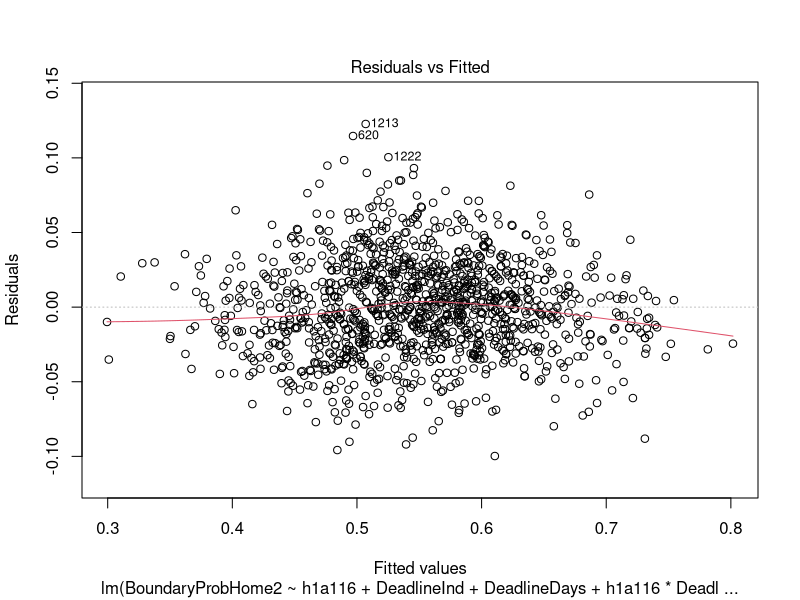
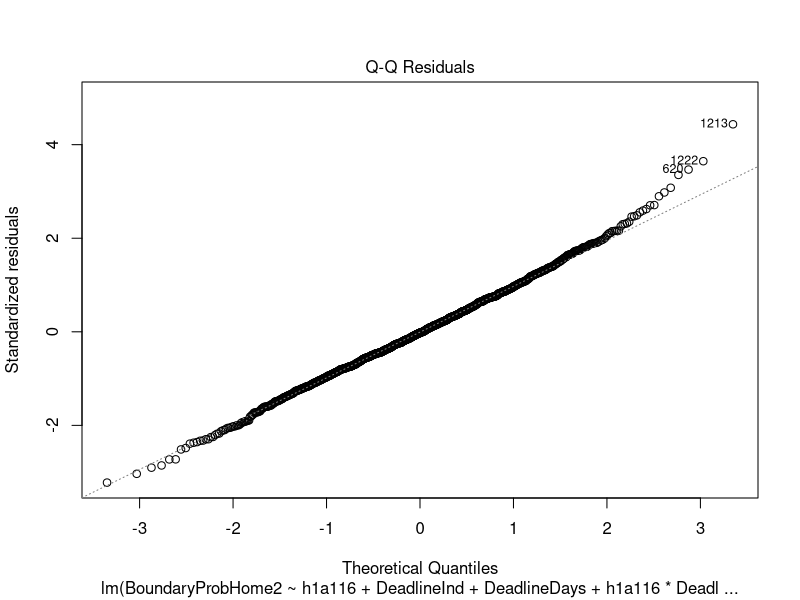
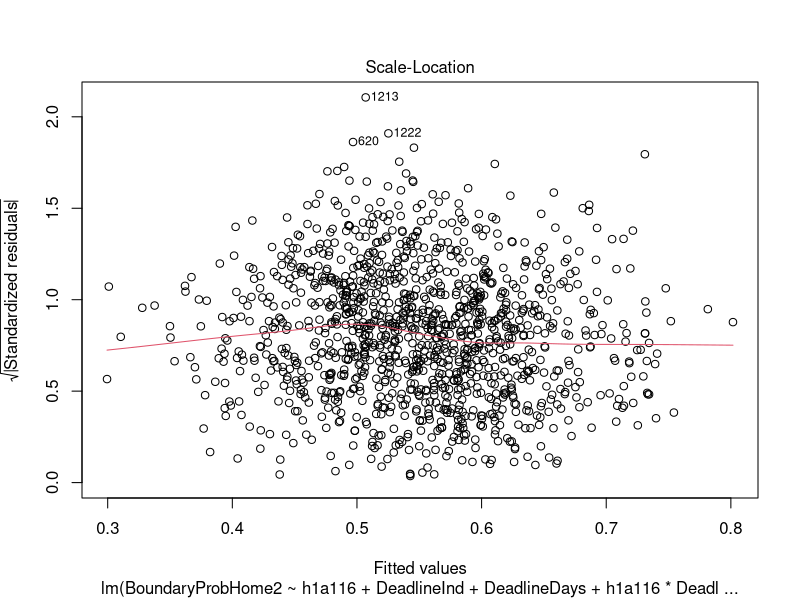
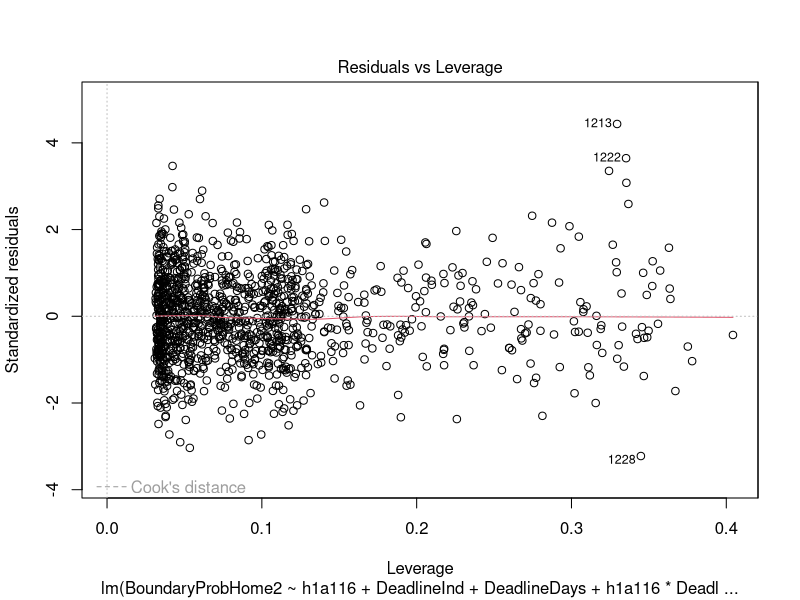
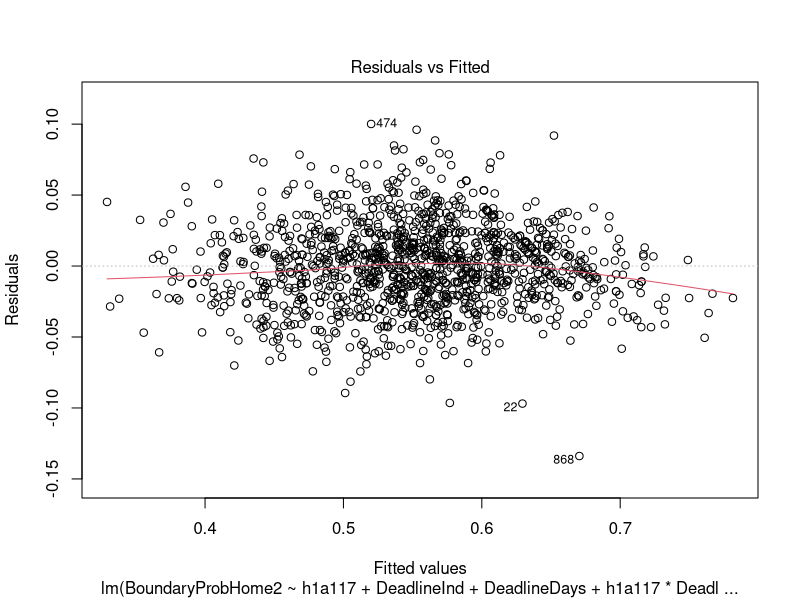
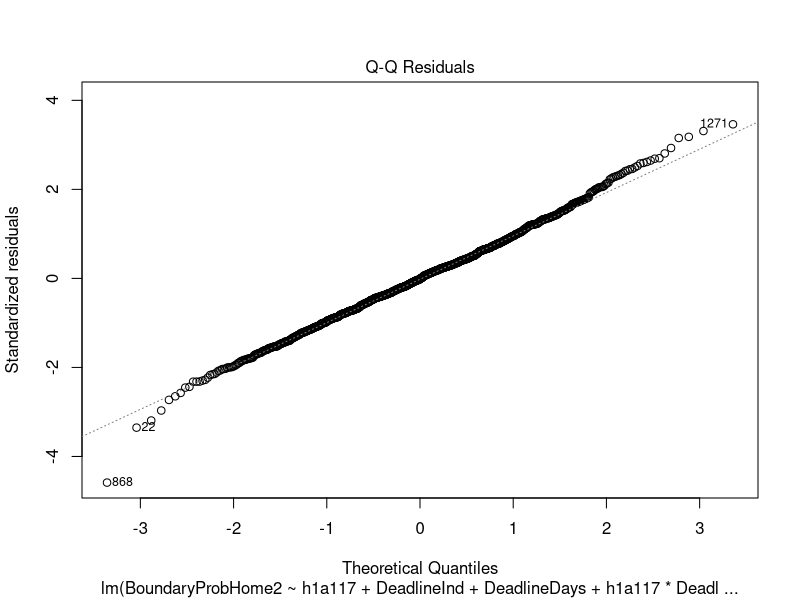
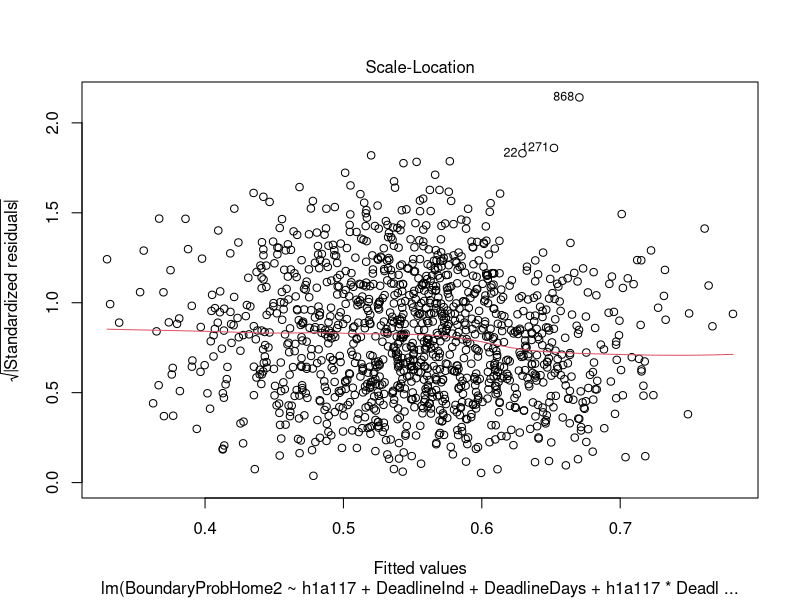
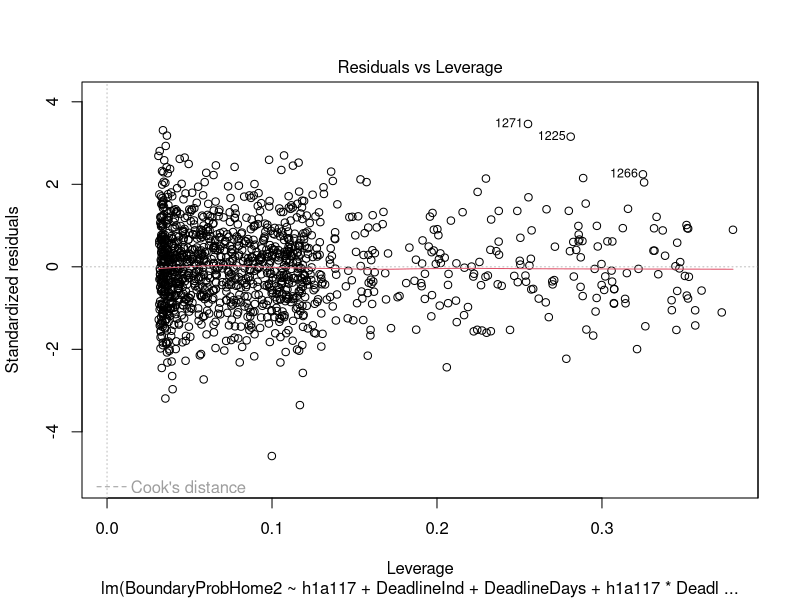

Here is the R script that generated these plots, in order:
library(tidyverse)
library(broom)
library(glmnet)


## 2016-2017
nhl_2016 <- readxl::read_xlsx("data/nhl odds 2016-17 (1).xlsx")

# trade deadline and date indicator variables
nhl_2016 <-
  nhl_2016 %>%
  mutate(Deadline = as.numeric(Date %in% c(301:611)),
         Year = as.numeric(Date %in% c(101:611)))

# adding date variable
nhl_2016 <- 
  nhl_2016 %>%
  mutate(Date = ifelse(Year == 0, paste(16, Date, sep = ""),
                       paste(17, Date, sep = "0")))

# convert date into a "date"
nhl_2016 <-
  nhl_2016 %>%
  mutate(Date = lubridate::ymd(Date))

# taking out playoff games
nhl_2016 <-
  nhl_2016 %>%
  filter(Date < "2017-4-12")

# making ID variable for game
nhl_2016$ID <- seq.int(nrow(nhl_2016))
nhl_2016 <-
  nhl_2016 %>%
  mutate(ID = as.integer(ID),
         ID = ID / 2,
         ID = ceiling(ID))

# indicator variable for days since trade deadline
nhl_2016 <-
  nhl_2016 %>%
  mutate(Deadline2 = Date - lubridate::ymd(20170301))

# make data wider - each row is one game
nhl_2016_home<- nhl_2016 %>%
  filter(VH=="H")
nhl_2016_away<-nhl_2016 %>%
  filter(VH=="V")
nhl_2016_wide<-bind_cols(nhl_2016_home,nhl_2016_away)

# tidy wider data
nhl_2016_wide <- 
  nhl_2016_wide[, c(1, 2, 22, 3, 4, 24, 5, 25, 6, 
                    26, 7, 27, 8, 28, 9, 29, 10, 30, 
                    11, 31, 12, 32, 13, 33, 14, 34, 15, 
                    35, 16, 36, 17, 18, 19, 20, 21, 23, 
                    37, 38, 39, 40)]
nhl_2016_neat <- 
  nhl_2016_wide[-c(4, 24, 27, 35:40)]

nhl_2016_neat <-
  nhl_2016_neat %>%
  rename("Date" = Date...1,
         "Rot Home Team" = Rot...2,
         "HomeTeam" =Team...4,
         "1st Home Team Goals" = `1st...5`,
         "2nd Home Team Goals" = `2nd...6`,
         "3rd Home Team Goals" = `3rd...7`,
         "FinalHome" = Final...8,
         "Open Home Team" = Open...9,
         "CloseHomeTeam" = Close...10,
         "Puck Line Home Team" = `Puck Line...11`,
         "Open OU" = `Open OU...13`,
         "Close OU" = `Close OU...35`,
         "DeadlineInd" = Deadline...17,
         "Year" = Year...18,
         "Game ID" = ID...19,
         "DeadlineDays" = Deadline2...20,
         "Rot Away Team" = Rot...22,
         "AwayTeam" =Team...24,
         "1st Away Team Goals" = `1st...25`,
         "2nd Away Team Goals" = `2nd...26`,
         "3rd Away Team Goals" = `3rd...27`,
         "FinalAway" = Final...28,
         "Open Away Team" = Open...29,
         "CloseAwayTeam" = Close...30,
         "Puck Line Away Team" = `Puck Line...31`,
  )

# market probabilities
nhl_2016_neat <-
  nhl_2016_neat %>%
  mutate(BoundaryProbHome = ifelse(CloseHomeTeam >= 100, 100/(CloseHomeTeam + 100),
                                   abs(CloseHomeTeam) / (100 + abs(CloseHomeTeam)))) 

nhl_2016_neat <-
  nhl_2016_neat %>%
  mutate(BoundaryProbAway = ifelse(CloseAwayTeam >= 100, 100/(CloseAwayTeam + 100),
                                   abs(CloseAwayTeam) / (100 + abs(CloseAwayTeam)))) 

nhl_2016 <- 
  nhl_2016 %>%
  mutate(BoundaryProb = ifelse(Close >= 100, 100/(Close + 100),
                               abs(Close) / (100 + abs(Close)))) 

nhl_2016_neat <-
  nhl_2016_neat %>%
  mutate(BoundaryProbHome2 = BoundaryProbHome / (BoundaryProbHome + BoundaryProbAway),
         BoundaryProbAway2 = BoundaryProbAway / (BoundaryProbAway + BoundaryProbHome))

# making model matrix for home team effect
h116 = model.matrix(~-1+nhl_2016_neat$HomeTeam)
a116 = model.matrix(~-1+nhl_2016_neat$AwayTeam)
h1a116 = h116-a116
h1a1_df16 <- as.data.frame(h1a116)
h1a1_df16 <-
  h1a1_df16 %>%
  mutate(ID = row_number())

# linear model
nhl_2016_neat <-
  nhl_2016_neat %>%
  mutate(DeadlineDays = as.numeric(DeadlineDays))

homeandaway_lm16 <- lm(BoundaryProbHome2 ~ h1a116 + DeadlineInd + DeadlineDays + h1a116 * DeadlineInd + h1a116 * DeadlineDays + h1a116 * DeadlineInd * DeadlineDays,
                       data = nhl_2016_neat)

summary(homeandaway_lm16)

plot(homeandaway_lm16)

# Calculating who won/lost trade deadline: Lasso
tidy_coef16 <- tidy(homeandaway_lm16)
# constructing lasso model
nhl_2016_neat <- 
  nhl_2016_neat %>%
  mutate(ID = row_number())

model_subset16 <-
  nhl_2016_neat %>%
  select("BoundaryProbHome2", "DeadlineInd",
         "DeadlineDays", "ID")

model_subset16 <-
  left_join(model_subset16, h1a1_df16, by = "ID")

model_subset16 <- subset(model_subset16, select = -ID)

# using model.matrix() function
model_y16 <-
  model_subset16$BoundaryProbHome2

model_x16 <- model.matrix(BoundaryProbHome2 ~ 
                            h1a116 + DeadlineInd + 
                            DeadlineDays + 
                            h1a116 * DeadlineInd + 
                            h1a116 * DeadlineDays + 
                            h1a116 * DeadlineInd * DeadlineDays,
                          data = model_subset16)[,-1]

# Lasso regression
fit_lasso_cv16 <- cv.glmnet(model_x16, model_y16, 
                            alpha = 1)

# finding who won/lost the trade deadline LASSO
tidy_coeffs16 <- coef(fit_lasso_cv16, s = "lambda.1se")
tidy_lasso_coef16 <- data.frame(name = tidy_coeffs16@Dimnames[[1]][tidy_coeffs16@i + 1], 
                                coefficient = tidy_coeffs16@x)

# cleaning to get coefficients
tidy_lasso_coef16 <- 
  rename(tidy_lasso_coef16, term = name)

tidy_lasso_coef16_tot <- left_join(tidy_coef16, tidy_lasso_coef16, by = "term")
tidy_lasso_coef16_2 <- tidy_lasso_coef16_tot[-c(2:5)] 
tidy_lasso_coef16_2[is.na(tidy_lasso_coef16_2)] = 0

# transposing df
tidy_lasso_coef16_2 <- t(tidy_lasso_coef16_2)
tidy_lasso_coef16_2 <- as.data.frame(tidy_lasso_coef16_2)

# tidying names
names(tidy_lasso_coef16_2) <- tidy_lasso_coef16_2[1,]
tidy_lasso_coef16_2 <- tidy_lasso_coef16_2[-1,]

# split by coefficients
hometeams <- tidy_lasso_coef16_2 %>%
  select(1:31)
deadlineind <- tidy_lasso_coef16_2 %>%
  select(DeadlineInd, 34:63)
deadlinedays <- tidy_lasso_coef16_2 %>%
  select(DeadlineDays, 64:93)
interaction <- tidy_lasso_coef16_2 %>%
  select(94:124)

# making data longer
hometeams2 <- gather(hometeams, Team, intercept, 2:31)
deadlineind2 <- gather(deadlineind, Team, deadline_indicator, 2:31)
deadlinedays2 <- gather(deadlinedays, Team, deadline_days, 2:31)
interaction2 <- gather(interaction, Team, deadline_interaction, 2:31)

# binding data set together
tidy_lasso_coef16_3 <- cbind(hometeams2, deadlineind2, deadlinedays2, interaction2)

# setting NAs to 0
tidy_lasso_coef16_3[is.na(tidy_lasso_coef16_3)] <- 0

# tidying
tidy_lasso_coef16_clean <- tidy_lasso_coef16_3[,-c(5,8,11)]
names(tidy_lasso_coef16_clean)[1] <- "main_intercept"

tidy_lasso_coef16_clean<-
  tidy_lasso_coef16_clean %>%
  mutate(
    main_intercept = as.numeric(main_intercept),
    intercept = as.numeric(intercept),
    DeadlineInd = as.numeric(DeadlineInd),
    deadline_indicator = as.numeric(deadline_indicator),
    DeadlineDays = as.numeric(DeadlineDays),
    deadline_days = as.numeric(deadline_days),
    `DeadlineInd:DeadlineDays` = as.numeric(`DeadlineInd:DeadlineDays`),
    deadline_interaction = as.numeric(deadline_interaction),
  )

tidy_lasso_coef16_fin <-
  tidy_lasso_coef16_clean %>%
  mutate(
    beforedeadline = main_intercept + intercept,
    atdeadline = main_intercept + intercept + (DeadlineInd + deadline_indicator),
    predictedend = main_intercept + intercept + (DeadlineInd + deadline_indicator) + 40 * (DeadlineDays + deadline_days + `DeadlineInd:DeadlineDays` + deadline_interaction),
    firstlinepredictedend = main_intercept + intercept + 40 * (DeadlineDays + deadline_days),
    diffat0 = atdeadline - beforedeadline,
    diffat40 = predictedend - firstlinepredictedend
  )


# saving data frame of coefficients and neat data
write.csv(tidy_lasso_coef16_fin, "data/coefs2016.csv")
write.csv(nhl_2016_neat, "data/nhl_2016_neat.csv")

# creating a "model" dataset including home team effect and Boundary Prob
h1a1_df16 <- as.data.frame(h1a116)
nhl_2016_neat <- 
  nhl_2016_neat %>%
  mutate(ID = row_number())
h1a1_df16 <-
  h1a1_df16 %>%
  mutate(ID = row_number())

model_subset16 <-
  nhl_2016_neat %>%
  select("BoundaryProbHome2", "BoundaryProbAway2", 
         "HomeTeam", 
         "AwayTeam",
         "DeadlineInd", 
         "DeadlineDays", "ID")

model_subset16 <- left_join(model_subset16, h1a1_df16,
                          by = "ID")

model_subset16 <- subset(model_subset16, select = -ID)

model_subset16 <-
  model_subset16 %>%
  mutate(DeadlineDays = as.numeric(DeadlineDays))

model_subset16 <-
  model_subset16 %>%
  rename("Anaheim" = `nhl_2016_neat$HomeTeamAnaheim`,
         "Arizona" = `nhl_2016_neat$HomeTeamArizona`,
         "Boston" =`nhl_2016_neat$HomeTeamBoston`,
         "Buffalo" = `nhl_2016_neat$HomeTeamBuffalo`,
         "Calgary" = `nhl_2016_neat$HomeTeamCalgary`,
         "Carolina" = `nhl_2016_neat$HomeTeamCarolina`,
         "Chicago" = `nhl_2016_neat$HomeTeamChicago`,
         "Colorado" = `nhl_2016_neat$HomeTeamColorado`,
         "Columbus" = `nhl_2016_neat$HomeTeamColumbus`,
         "Dallas" = `nhl_2016_neat$HomeTeamDallas`,
         "Detroit" = `nhl_2016_neat$HomeTeamDetroit`,
         "Edmonton" = `nhl_2016_neat$HomeTeamEdmonton`,
         "Florida" = `nhl_2016_neat$HomeTeamFlorida`,
         "LosAngeles" = `nhl_2016_neat$HomeTeamLosAngeles`,
         "Minnesota" = `nhl_2016_neat$HomeTeamMinnesota`,
         "Montreal" = `nhl_2016_neat$HomeTeamMontreal`,
         "Nashville" = `nhl_2016_neat$HomeTeamNashville`,
         "NewJersey" =`nhl_2016_neat$HomeTeamNewJersey`,
         "NYIslanders" = `nhl_2016_neat$HomeTeamNYIslanders`,
         "NYRangers" = `nhl_2016_neat$HomeTeamNYRangers`,
         "Ottawa" = `nhl_2016_neat$HomeTeamOttawa`,
         "Philadelphia" = `nhl_2016_neat$HomeTeamPhiladelphia`,
         "Pittsburgh" = `nhl_2016_neat$HomeTeamPittsburgh`,
         "SanJose" = `nhl_2016_neat$HomeTeamSanJose`,
         "St.Louis" = `nhl_2016_neat$HomeTeamSt.Louis`,
         "TampaBay" = `nhl_2016_neat$HomeTeamTampaBay`,
         "Toronto" = `nhl_2016_neat$HomeTeamToronto`,
         "Vancouver" = `nhl_2016_neat$HomeTeamVancouver`,
         "Washington" = `nhl_2016_neat$HomeTeamWashington`,
         "Winnipeg" = `nhl_2016_neat$HomeTeamWinnipeg`
  )


# Need to add Vegas, which will just be 0
model_subset16 <-
  model_subset16 %>%
  mutate(Vegas = 0)
model_subset16 = model_subset16[,c(1:34, 37, 35, 36)]


write.csv(model_subset16, "data/model_subset16.csv")


## 2017-2018
# loading data
nhl_2017 <- readxl::read_xlsx("data/nhl odds 2017-18.xlsx")

# trade deadline and date indicator variables
nhl_2017 <-
  nhl_2017 %>%
  mutate(Deadline = as.numeric(Date %in% c(226:607)),
         Year = as.numeric(Date %in% c(101:607)))

# adding date variable
nhl_2017 <-
  nhl_2017 %>%
  mutate(Date = ifelse(Year == 0, paste(2017, Date, sep = ""),
                       paste(2018, Date, sep = "0")))

# convert date into a "date"
nhl_2017 <-
  nhl_2017 %>%
  mutate(Date = lubridate::ymd(Date))

# taking out playoff games
nhl_2017 <-
  nhl_2017 %>%
  filter(Date < "2018-4-11")

# making ID variable for game
nhl_2017$ID <- seq.int(nrow(nhl_2017))
nhl_2017 <-
  nhl_2017 %>%
  mutate(ID = as.integer(ID),
         ID = ID / 2,
         ID = ceiling(ID))

# indicator variable for days since trade deadline
nhl_2017 <-
  nhl_2017 %>%
  mutate(Deadline2 = Date - lubridate::ymd(20180226))

# make data wider - each row is one game
nhl_2017_home <- nhl_2017 %>%
  filter(VH == "H")
nhl_2017_away <- nhl_2017 %>%
  filter(VH == "V")
nhl_2017_wide<-bind_cols(nhl_2017_home,nhl_2017_away)

# tidy wider data
nhl_2017_wide <- 
  nhl_2017_wide[, c(1, 2, 22, 3, 4, 24, 5,
                    25, 6, 26, 7, 27, 8, 28,
                    9, 29, 10, 30, 11, 31, 12,
                    32, 13, 33, 14, 34, 15, 35,
                    16, 36, 17, 18, 19, 20, 21,
                    23, 37, 38, 39, 40)]

nhl_2017_neat <- 
  nhl_2017_wide[-c(4, 24, 27, 35:40)]

nhl_2017_neat <-
  nhl_2017_neat %>%
  rename("Date" = Date...1,
         "Rot Home Team" = Rot...2,
         "HomeTeam" =Team...4,
         "1st Home Team Goals" = `1st...5`,
         "2nd Home Team Goals" = `2nd...6`,
         "3rd Home Team Goals" = `3rd...7`,
         "FinalHome" = Final...8,
         "Open Home Team" = Open...9,
         "CloseHomeTeam" = Close...10,
         "Puck Line Home Team" = `Puck Line...11`,
         "Open OU" = `Open OU...13`,
         "Close OU" = `Close OU...35`,
         "DeadlineInd" = Deadline...17,
         "Year" = Year...18,
         "Game ID" = ID...19,
         "DeadlineDays" = Deadline2...20,
         "Rot Away Team" = Rot...22,
         "AwayTeam" =Team...24,
         "1st Away Team Goals" = `1st...25`,
         "2nd Away Team Goals" = `2nd...26`,
         "3rd Away Team Goals" = `3rd...27`,
         "FinalAway" = Final...28,
         "Open Away Team" = Open...29,
         "CloseAwayTeam" = Close...30,
         "Puck Line Away Team" = `Puck Line...31`,
  )

# Market Probabilities
nhl_2017_neat <-
  nhl_2017_neat %>%
  mutate(BoundaryProbHome = ifelse(CloseHomeTeam >= 100, 100/(CloseHomeTeam + 100), abs(CloseHomeTeam) / (100 + abs(CloseHomeTeam)))) 

nhl_2017_neat <-
  nhl_2017_neat %>%
  mutate(BoundaryProbAway = ifelse(CloseAwayTeam >= 100, 100/(CloseAwayTeam + 100), abs(CloseAwayTeam) / (100 + abs(CloseAwayTeam)))) 

nhl_2017 <- 
  nhl_2017 %>%
  mutate(BoundaryProb = ifelse(Close >= 100, 100/(Close + 100), abs(Close) / (100 + abs(Close)))) 

nhl_2017_neat <-
  nhl_2017_neat %>%
  mutate(BoundaryProbHome2 = BoundaryProbHome / (BoundaryProbHome + BoundaryProbAway),
         BoundaryProbAway2 = BoundaryProbAway / (BoundaryProbAway + BoundaryProbHome))

# Making Model Matrix for Home Team Effect
h117 = model.matrix(~-1+nhl_2017_neat$HomeTeam)
a117 = model.matrix(~-1+nhl_2017_neat$AwayTeam)
h1a117 = h117-a117
h1a1_df17 <- as.data.frame(h1a117)
h1a1_df17 <-
  h1a1_df17 %>%
  mutate(ID = row_number())

# Linear Model
nhl_2017_neat <-
  nhl_2017_neat %>%
  mutate(DeadlineDays = as.numeric(DeadlineDays))

homeandaway_lm17 <- lm(BoundaryProbHome2 ~ h1a117 + DeadlineInd + DeadlineDays + h1a117 * DeadlineInd + h1a117 * DeadlineDays + h1a117 * DeadlineInd * DeadlineDays,
                       data = nhl_2017_neat)

summary(homeandaway_lm17)

plot(homeandaway_lm17)

## Calculating who won/lost trade deadline: Lasso Model
tidy_coef17 <- tidy(homeandaway_lm17)

# constructing lasso model
nhl_2017_neat <- 
  nhl_2017_neat %>%
  mutate(ID = row_number())

model_subset17 <-
  nhl_2017_neat %>%
  select("BoundaryProbHome2", "DeadlineInd",
         "DeadlineDays", "ID")

model_subset17 <-
  left_join(model_subset17, h1a1_df17, by = "ID")

model_subset17 <- subset(model_subset17, select = -ID)

# using model.matrix() function
model_y17 <-
  model_subset17$BoundaryProbHome2

model_x17 <- model.matrix(BoundaryProbHome2 ~ 
                            h1a117 + DeadlineInd + 
                            DeadlineDays + 
                            h1a117 * DeadlineInd + 
                            h1a117 * DeadlineDays + 
                            h1a117 * DeadlineInd * DeadlineDays,
                          data = model_subset17)[,-1]

# Lasso regression
fit_lasso_cv17 <- cv.glmnet(model_x17, model_y17, 
                          alpha = 1)

# finding who won/lost the trade deadline LASSO
tidy_coeffs17 <- coef(fit_lasso_cv17, s = "lambda.1se")
tidy_lasso_coef17 <- data.frame(name = tidy_coeffs17@Dimnames[[1]][tidy_coeffs17@i + 1], 
                                coefficient = tidy_coeffs17@x)

tidy_lasso_coef17 <- rename(tidy_lasso_coef17, term = name)

tidy_lasso_coef17_tot <- left_join(tidy_coef17, tidy_lasso_coef17, by = "term")
tidy_lasso_coef17_2 <- tidy_lasso_coef17_tot[-c(2:5)] 
tidy_lasso_coef17_2[is.na(tidy_lasso_coef17_2)] = 0

# transposing df
tidy_lasso_coef17_2 <- t(tidy_lasso_coef17_2)
tidy_lasso_coef17_2 <- as.data.frame(tidy_lasso_coef17_2)

# tidying names
names(tidy_lasso_coef17_2) <- tidy_lasso_coef17_2[1,]
tidy_lasso_coef17_2 <- tidy_lasso_coef17_2[-1,]

# split by coefficients
hometeams <- tidy_lasso_coef17_2 %>%
  select(1:32)
deadlineind <- tidy_lasso_coef17_2 %>%
  select(DeadlineInd, 35:65)
deadlinedays <- tidy_lasso_coef17_2 %>%
  select(DeadlineDays, 66:96)
interaction <- tidy_lasso_coef17_2 %>%
  select(97:128)

# making data longer
hometeams2 <- gather(hometeams, Team, intercept, 2:32)
deadlineind2 <- gather(deadlineind, Team, deadline_indicator, 2:32)
deadlinedays2 <- gather(deadlinedays, Team, deadline_days, 2:32)
interaction2 <- gather(interaction, Team, deadline_interaction, 2:32)

# binding data set together
tidy_lasso_coef17_3 <- cbind(hometeams2, deadlineind2, deadlinedays2, interaction2)

# setting NAs to 0
tidy_lasso_coef17_3[is.na(tidy_lasso_coef17_3)] <- 0

# tidying
tidy_lasso_coef17_clean <- tidy_lasso_coef17_3[,-c(5,8,11)]
names(tidy_lasso_coef17_clean)[1] <- "main_intercept"

tidy_lasso_coef17_clean<-
  tidy_lasso_coef17_clean %>%
  mutate(
    main_intercept = as.numeric(main_intercept),
    intercept = as.numeric(intercept),
    DeadlineInd = as.numeric(DeadlineInd),
    deadline_indicator = as.numeric(deadline_indicator),
    DeadlineDays = as.numeric(DeadlineDays),
    deadline_days = as.numeric(deadline_days),
    `DeadlineInd:DeadlineDays` = as.numeric(`DeadlineInd:DeadlineDays`),
    deadline_interaction = as.numeric(deadline_interaction),
  )

tidy_lasso_coef17_fin <-
  tidy_lasso_coef17_clean %>%
  mutate(
    beforedeadline = main_intercept + intercept,
    atdeadline = main_intercept + intercept + (DeadlineInd + deadline_indicator),
    predictedend = main_intercept + intercept + (DeadlineInd + deadline_indicator) + 40 * (DeadlineDays + deadline_days + `DeadlineInd:DeadlineDays` + deadline_interaction),
    firstlinepredictedend = main_intercept + intercept + 40 * (DeadlineDays + deadline_days),
    diffat0 = atdeadline - beforedeadline,
    diffat40 = predictedend - firstlinepredictedend
  )





# saving data frame of coefficients
write.csv(tidy_lasso_coef17_fin, "data/coefs2017.csv")
write.csv(nhl_2017_neat, "data/nhl_2017_neat.csv")


# creating a "model" dataset including home team effect and Boundary Prob
h1a1_df <- as.data.frame(h1a117)
nhl_2017_neat <- 
  nhl_2017_neat %>%
  mutate(ID = row_number())
h1a1_df <-
  h1a1_df %>%
  mutate(ID = row_number())

model_subset <-
  nhl_2017_neat %>%
  select("BoundaryProbHome2", "BoundaryProbAway2", 
         "HomeTeam", 
         "AwayTeam",
         "DeadlineInd", 
         "DeadlineDays", "ID")

model_subset <- left_join(model_subset, h1a1_df,
                          by = "ID")

model_subset <- subset(model_subset, select = -ID)

model_subset <-
  model_subset %>%
  mutate(DeadlineDays = as.numeric(DeadlineDays))

model_subset17 <-
  model_subset %>%
  rename("Anaheim" = `nhl_2017_neat$HomeTeamAnaheim`,
         "Arizona" = `nhl_2017_neat$HomeTeamArizona`,
         "Boston" =`nhl_2017_neat$HomeTeamBoston`,
         "Buffalo" = `nhl_2017_neat$HomeTeamBuffalo`,
         "Calgary" = `nhl_2017_neat$HomeTeamCalgary`,
         "Carolina" = `nhl_2017_neat$HomeTeamCarolina`,
         "Chicago" = `nhl_2017_neat$HomeTeamChicago`,
         "Colorado" = `nhl_2017_neat$HomeTeamColorado`,
         "Columbus" = `nhl_2017_neat$HomeTeamColumbus`,
         "Dallas" = `nhl_2017_neat$HomeTeamDallas`,
         "Detroit" = `nhl_2017_neat$HomeTeamDetroit`,
         "Edmonton" = `nhl_2017_neat$HomeTeamEdmonton`,
         "Florida" = `nhl_2017_neat$HomeTeamFlorida`,
         "LosAngeles" = `nhl_2017_neat$HomeTeamLosAngeles`,
         "Minnesota" = `nhl_2017_neat$HomeTeamMinnesota`,
         "Montreal" = `nhl_2017_neat$HomeTeamMontreal`,
         "Nashville" = `nhl_2017_neat$HomeTeamNashville`,
         "NewJersey" =`nhl_2017_neat$HomeTeamNewJersey`,
         "NYIslanders" = `nhl_2017_neat$HomeTeamNYIslanders`,
         "NYRangers" = `nhl_2017_neat$HomeTeamNYRangers`,
         "Ottawa" = `nhl_2017_neat$HomeTeamOttawa`,
         "Philadelphia" = `nhl_2017_neat$HomeTeamPhiladelphia`,
         "Pittsburgh" = `nhl_2017_neat$HomeTeamPittsburgh`,
         "SanJose" = `nhl_2017_neat$HomeTeamSanJose`,
         "St.Louis" = `nhl_2017_neat$HomeTeamSt.Louis`,
         "TampaBay" = `nhl_2017_neat$HomeTeamTampaBay`,
         "Toronto" = `nhl_2017_neat$HomeTeamToronto`,
         "Vancouver" = `nhl_2017_neat$HomeTeamVancouver`,
         "Vegas" = `nhl_2017_neat$HomeTeamVegas`,
         "Washington" = `nhl_2017_neat$HomeTeamWashington`,
         "Winnipeg" = `nhl_2017_neat$HomeTeamWinnipeg`
  )

write.csv(model_subset17, "data/model_subset.csv")



